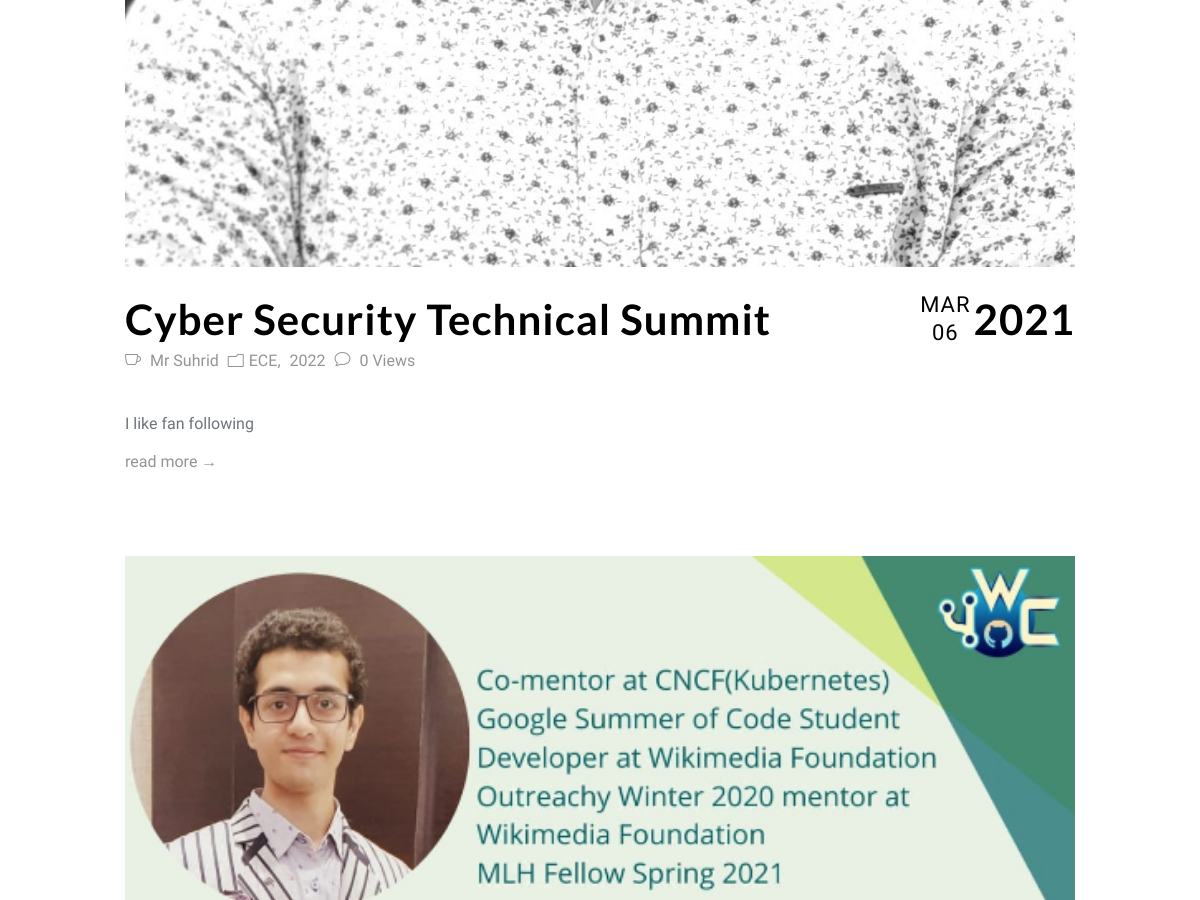
Page /club/ideas/ (middle part) on the earlier database version.
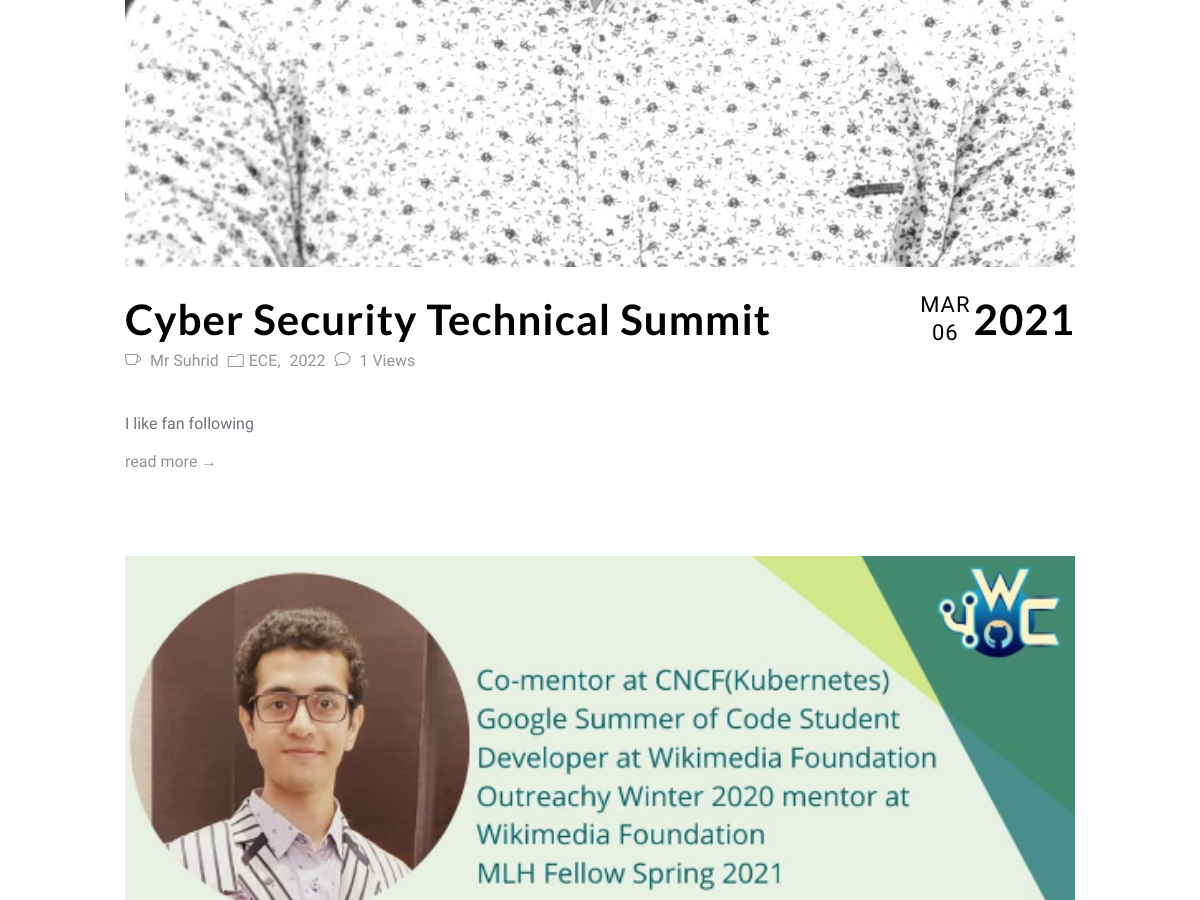
Same page on the later database version.
### club/models.py (models this page shows, shortened)
class Project(models.Model):
    DEPARTMENT_OPTIONS = (
        ('IT', 'IT'),
        ('CSE', 'CSE'),
        ('ECE', 'ECE'),
        ('ME', 'ME'),
        ('EE', 'EE'),
        ('CE', 'CE')
    )
    title = models.CharField(max_length=50)
    author = models.CharField(max_length=25)
    department = models.CharField(default='IT', choices=DEPARTMENT_OPTIONS, max_length=25)
    pass_year = models.IntegerField(default=2020)
    content = models.TextField(max_length=10000)
    picture = models.ImageField(upload_to='project_images', blank=True)
    views = models.IntegerField(default=0)
    category = models.ForeignKey(Category, on_delete=models.CASCADE)
    created = models.DateTimeField(auto_now_add=True)
    publish = models.BooleanField(default=False)
    slug = models.SlugField(default='', unique=True)  # add unique after migrations to avoid spcace
    def yearpublished(self):
        return self.created.strftime('%Y')
    def monthpublished(self):
        return self.created.strftime('%b')
    def daypublished(self):
        return self.created.strftime('%d')

### club/views.py (the view, shortened to what this page needs)
# urls.py: path('ideas/', views.blog_list, name="blog_list"),
def blog_list(request):
    blogs = Project.objects.order_by("-created")
    paginator = Paginator(blogs, 5)
    page = request.GET.get('page')
    blogs = paginator.get_page(page)
    form2 = ProjectForm()
    context_dict = {
        'blogs' : blogs,
        'form2' : form2
    }
    return render(request, "club/blog-list.html", context=context_dict)

### club/models.py (called while the page is built)
    def __str__(self):
        return self.name

### templates/club/blog-list.html (shortened to what this page needs)
{% extends 'club/base.html' %}
{% load staticfiles %}
{% block body_block %}
    <div class="blog-list">
        <div class="container">
        <div class="row blog-list-wrap">
            {% for blog in blogs %}
            {% if blog.publish %}
            <div class="col-md-12 col-sm-12 col-xs-12">
                 <div class="all-blog blog-post">
                  <div class="blog-figure blog-list-fig">
                      <a href="{% url 'club:goto' %}?blog_id={{ blog.id }}">
                          {% if blog.picture %}
                            <img src="{{ blog.picture.url }}" alt="">
                          {% else %}
                            <img src="{% static 'images/dp.jpg' %}"  width="280px">
                          {% endif %}
                      </a>
                  </div>
                  <div class="blog-description">
                    <div class="row">
                        <div class="col-md-10 col-sm-10 col-xs-10">
                            <h2 class="blog-post-title"><a href="{% url 'club:goto' %}?blog_id={{ blog.id }}">{{ blog.title }}</a></h2>
                        </div>
                        <div class="col-md-2 col-sm-2 col-xs-2">
                            <table class="date-num numbers">
                                <tr>
                                    <td><table><tr><td>{{ blog.monthpublished }}</td></tr><tr><td>{{ blog.daypublished }}</td></tr></table></td>
                                    <td class="year"><h2>{{ blog.yearpublished }}</h2></td>
                                </tr>
                            </table>
                        </div>
                    </div>
                    <div class="blog-list-item-detail">
                        <a href="#"><i class=" icon_mug"></i> {{ blog.author }}</a>
                        <i class="icon_folder-alt"></i><a href="#" >{{ blog.department }},</a><a href="#"> {{ blog.pass_year }}</a>
                        <a href="#"><i class="icon_comment_alt"></i> {{ blog.views }} views</a>
                    </div>
                    <div class="blog-list-item-body">
                        <p>
                            {{ blog.content|safe|truncatewords:"50"|linebreaks }}
                        </p>
                       <a href="{% url 'club:goto' %}?blog_id={{ blog.id }}" class="read-more">read more &rarr;</a>
                    </div>
                    </div>
                </div>
            </div>
            {% endif %}
            {% endfor %}
        </div>
    </div>
    </div>
{% endblock %}

Differences in the rows shown:
changed Project "Cyber Security Technical Summit": views "0" → "1"
